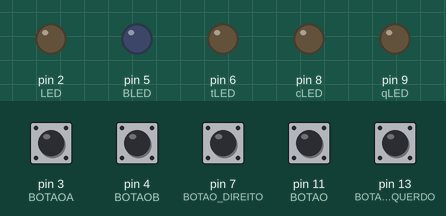
The sketch below on a simulated Arduino Uno, built with avr-gcc and run on an emulated ATmega328P. On the bench: output pins drawn as LEDs (lit = HIGH). Inputs (shaded band) come from the test bench; at power-on: pin 3 (BOTAOA), pin 4 (BOTAOB), pin 7 (BOTAO_DIREITO), pin 11 (BOTAO), pin 13 (BOTAO_ESQUERDO) LOW. What the sketch prints to the serial monitor is not drawn.

Above: at 1.2 s.
1.3 s: pin 4 (BOTAOB) pulled HIGH for 0.15 s
At 1.4 s:
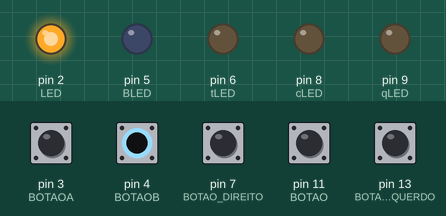
7.8 s: pin 4 (BOTAOB) pulled HIGH for 1 s
At 10.2 s:
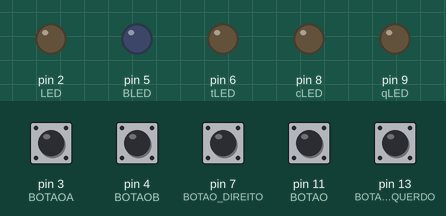
Timing chart, 0 to 11.3 s (numbered marks = the images above; inputs shaded):
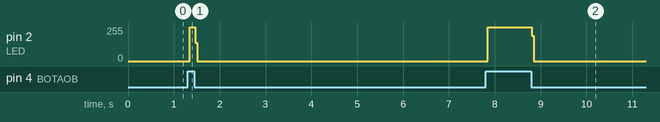

The sketch:

codigo_bike.ino
```cpp
#define BOTAO_ESQUERDO 13
#define BOTAO_DIREITO 7
#define LED 2 //Definição da porta em que está conectado o pino do primeiro Led
#define BLED 5//Definiçaõ da porta em que está conectado o pino do Segundo Led
#define tLED 6//Definiçaõ da porta em que está conectado o pino do terceiro Led
#define qLED 9//Definiçaõ da porta em que está conectado o pino do quarto Led
#define cLED 8//Definiçaõ da porta em que está conectado o pino do quinto Led
#define BOTAOA 3 // Definição da porta em que está conectado o botão do freio dianteiro
#define BOTAOB 4 // Definição da porta em que está conectado o botão do freio traseiro
#define BOTAO  11

int estadoA; // Variáveis globais para os botões
int estadoB;

unsigned long tempoAtual;
unsigned long tempoAuxiliar;
int estadoDoBotaoEsquerdo;
int estadoDoBotaoDireito;
int auxiliar = 1;

void setup(){
  Serial.begin(9600);
  pinMode(BOTAO_ESQUERDO, INPUT);
  pinMode(BOTAO_DIREITO, INPUT);
  pinMode(LED, OUTPUT); // Modo de leitura do led, Output = saída
  pinMode(BLED, OUTPUT); // Modo de leitura do led, Output = saída
  pinMode(tLED, OUTPUT); // Modo de leitura do led, Output = saída
  pinMode(qLED, OUTPUT); // Modo de leitura do led, Output = saída
  pinMode(cLED, OUTPUT); // Modo de leitura do led, Output = saída
  pinMode(BOTAOA, INPUT); // Modo de leitura do botão A, Input = entrada
  pinMode(BOTAOB, INPUT); // Modo de leitura do botão B, Input = entrada
  pinMode(BOTAO, INPUT);
}

void loop(){
  tempoAtual = millis();
  estadoDoBotaoEsquerdo = digitalRead(BOTAO_ESQUERDO);
  estadoDoBotaoDireito = digitalRead(BOTAO_DIREITO);

  if(tempoAtual-2000 >= tempoAuxiliar){
    auxiliar = 1;
  }
  if(estadoDoBotaoEsquerdo && auxiliar){
    Serial.write("Seta Esquerda\n");
    tempoAuxiliar = tempoAtual;
    auxiliar = 0;
  }
  if(estadoDoBotaoDireito && auxiliar){
      Serial.write("Seta Direita\n");
    tempoAuxiliar = tempoAtual;
    auxiliar = 0;
  }
  estadoA = digitalRead(BOTAOA); // Leitura para identificação do estado dos botões, se estão recebendo energia ou não
  estadoB = digitalRead(BOTAOB);

  //As linhas de código abaixo são para quando os botões
  //acionados, todos os leds conectados ao circuito acendam
 // independentemente do botão ser o direito ou esquerdo, todos os leds ficarão acessos!
    if(estadoA){
  digitalWrite(LED,HIGH);

  digitalWrite( BLED,HIGH);

  digitalWrite(tLED,HIGH);

  digitalWrite(qLED,HIGH);

  digitalWrite(cLED,HIGH);
  }else
  digitalWrite(LED,LOW);

  digitalWrite(BLED,LOW);

  digitalWrite(tLED,LOW);

  digitalWrite(qLED,LOW);

  digitalWrite(cLED,LOW);

  if(estadoB){
  digitalWrite(LED,HIGH);

  digitalWrite( BLED,HIGH);

  digitalWrite(tLED,HIGH);

  digitalWrite(qLED,HIGH);

  digitalWrite(cLED,HIGH);
  }else
  digitalWrite(LED,LOW);

  digitalWrite(BLED,LOW);

  digitalWrite(tLED,LOW);

  digitalWrite(qLED,LOW);

  digitalWrite(cLED,LOW);

  int estadoBotao = digitalRead(BOTAO);
  switch (estadoBotao)
{
   case HIGH:
    Serial.println("A\n");
   break;

   case LOW:
      Serial.println("a\n");
   break;

   default:
   break;
}

}
```

Measured:
- after the input at 1.3 s, pin 2 (LED): 0/255 → 254/255 after 0.05 s, → 0/255 0.12 s later
- after the input at 7.8 s, pin 2 (LED): 0/255 → 254/255 after 0.05 s, → 0/255 0.96 s later
